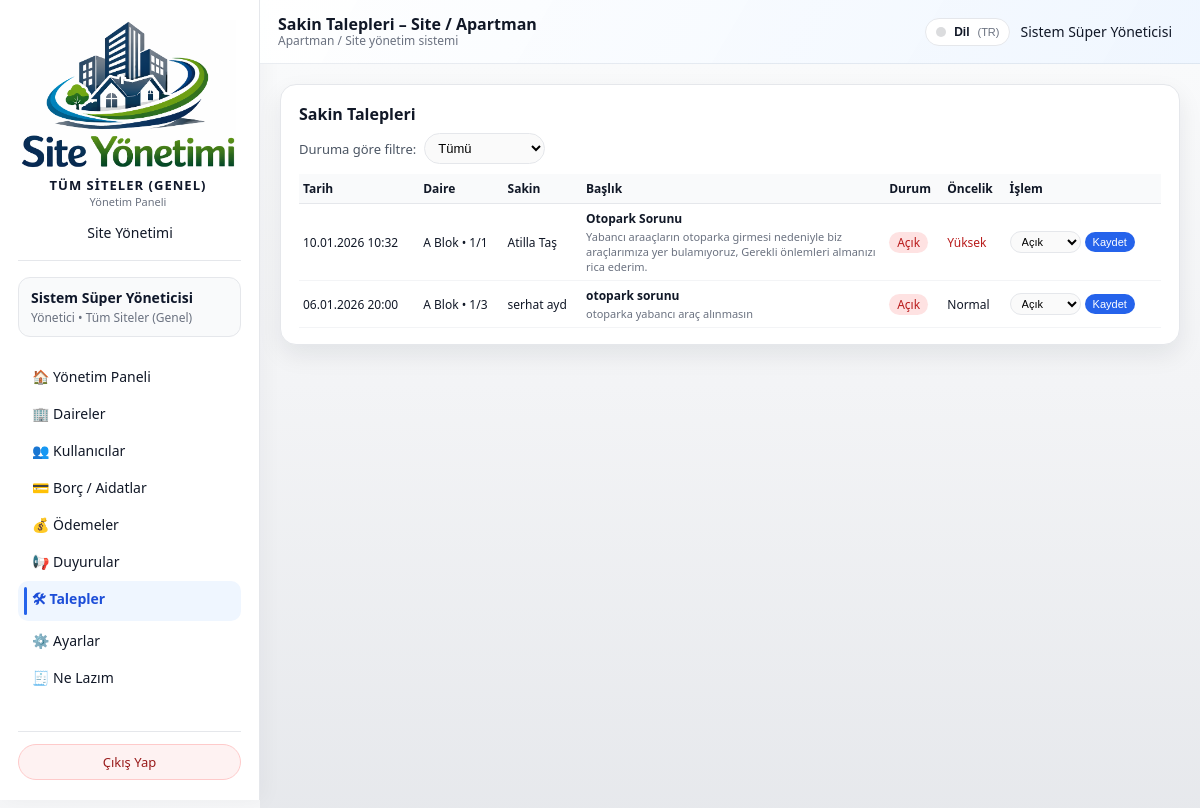
The page /admin/tickets (signed in) on the database as committed earlier.
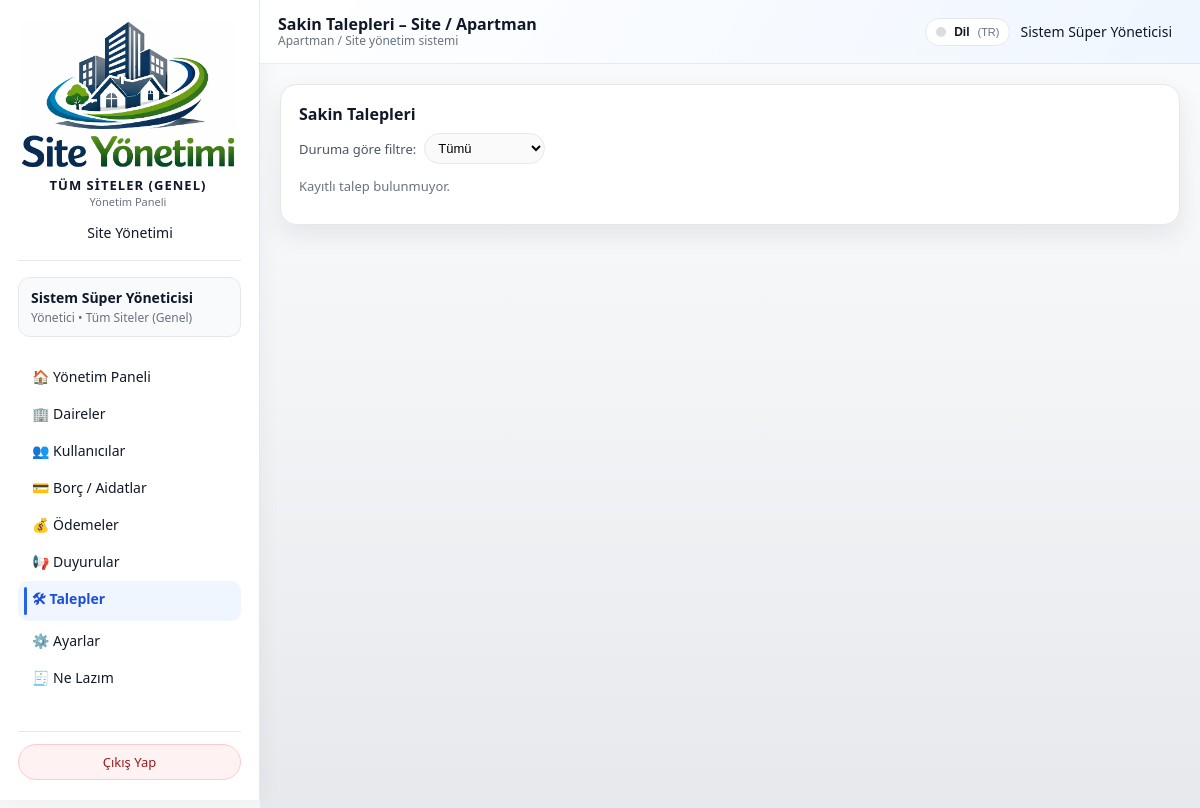
The same page on the database as committed later.
### models/user_model.py (models this page shows, shortened)
class User(db.Model):
    __tablename__ = "users"
    id = db.Column(db.Integer, primary_key=True)
    name = db.Column(db.String(120), nullable=False)
    email = db.Column(db.String(120), unique=True, nullable=False, index=True)
    phone = db.Column(db.String(32), nullable=True)
    password_hash = db.Column(db.String(255), nullable=False)
    role = db.Column(db.String(20), nullable=False, default="resident")
    site_id = db.Column(db.Integer, db.ForeignKey("sites.id"), nullable=True)
    apartment_id = db.Column(
        db.Integer,
        db.ForeignKey("apartments.id"),
        nullable=True,
    )
    is_active = db.Column(db.Boolean, default=True, nullable=False)

### models/ticket_model.py (models this page shows, shortened)
class Ticket(db.Model):
    __tablename__ = "tickets"
    id = db.Column(db.Integer, primary_key=True)
    site_id = db.Column(db.Integer, db.ForeignKey("sites.id"), nullable=False)
    apartment_id = db.Column(db.Integer, db.ForeignKey("apartments.id"), nullable=False)
    user_id = db.Column(db.Integer, db.ForeignKey("users.id"), nullable=False)
    title = db.Column(db.String(200), nullable=False)
    description = db.Column(db.Text, nullable=False)
    status = db.Column(db.String(20), nullable=False, default="open")
    priority = db.Column(db.String(20), nullable=False, default="normal")
    created_at = db.Column(db.DateTime, default=datetime.utcnow)
    updated_at = db.Column(
        db.DateTime, default=datetime.utcnow, onupdate=datetime.utcnow
    )
    closed_at = db.Column(db.DateTime, nullable=True)
    user = db.relationship("User", backref="tickets", lazy=True)

### models/apartment_model.py (models this page shows, shortened)
class Apartment(db.Model):
    __tablename__ = "apartments"
    id = db.Column(db.Integer, primary_key=True)
    site_id = db.Column(db.Integer, db.ForeignKey("sites.id"), nullable=False)
    block = db.Column(db.String(50), nullable=False)
    floor = db.Column(db.String(20), nullable=False)
    number = db.Column(db.String(20), nullable=False)
    area_m2 = db.Column(db.Float, nullable=True)
    owner_name = db.Column(db.String(120))
    owner_phone = db.Column(db.String(32))
    notes = db.Column(db.Text)
    users = db.relationship("User", backref="apartment", lazy="dynamic")
    bills = db.relationship("Bill", backref="apartment", lazy="dynamic")
    payments = db.relationship("Payment", backref="apartment", lazy="dynamic")
    tickets = db.relationship("Ticket", backref="apartment", lazy="dynamic")

### routes/admin_routes.py (the view)
@admin_bp.route("/tickets", methods=["GET"])
@admin_required
def manage_tickets():
    status_filter = (request.args.get("status") or "all").strip()
    admin_user = _get_current_admin()
    site_id = session.get("active_site_id") or (admin_user.site_id if admin_user else None)
    is_super = (admin_user and admin_user.role == "super_admin")
    global_mode = is_super and not site_id  # super_admin site seçmezse tüm siteler
    if not is_super and not site_id:
        flash("Talep listesi için bir siteye atanmış olmanız gerekiyor.", "error")
        return redirect(url_for("admin.dashboard"))
    tickets = []
    try:
        q = (
            db.session.query(Ticket, Apartment, User)
            .outerjoin(Apartment, Ticket.apartment_id == Apartment.id)
            .outerjoin(User, Ticket.user_id == User.id)
        )
        if not global_mode:
            q = q.filter(Ticket.site_id == site_id)
        if status_filter in ("open", "in_progress", "closed"):
            q = q.filter(Ticket.status == status_filter)
        tickets = q.order_by(Ticket.created_at.desc()).all()
    except SQLAlchemyError as exc:
        current_app.logger.exception("Talep listesi alınamadı: %s", exc)
        flash("Talep listesi alınırken bir hata oluştu.", "error")
    return render_template(
        "admin/talepler.html",
        tickets=tickets,
        status_filter=status_filter,
    )

### templates/admin/talepler.html (shortened to what this page needs)
{% extends "base.html" %}
{% set LANG = session.get('lang','tr') %}
{% macro tp(k) -%}
  {{ I18N_PAGE.get(LANG, I18N_PAGE['tr']).get(k, I18N_PAGE['tr'].get(k, k)) }}
{%- endmacro %}
{% block topbar_title %}
  {{ tp('topbar_title') }}
  {% if session.active_site_name %}
    – {{ session.active_site_name }}
  {% elif current_site_name %}
    – {{ current_site_name }}
  {% endif %}
{% endblock %}
{% block content %}
<div class="card">
  <h2 style="font-size:16px; margin-bottom:8px;">{{ tp('card_title') }}</h2>
  <form method="get" style="margin-bottom:10px; display:flex; flex-wrap:wrap; gap:8px; align-items:center;">
    <label for="status" style="font-size:13px; color:#4b5563;">{{ tp('filter_label') }}</label>
    <select
      id="status"
      name="status"
      onchange="this.form.submit()"
      style="padding:6px 9px; border-radius:999px; border:1px solid #e5e7eb; font-size:13px;">
      <option value="all" {% if status_filter == 'all' %}selected{% endif %}>{{ tp('filter_all') }}</option>
    </select>
  </form>
  {% if tickets %}
    <div style="width:100%; overflow-x:auto;">
      <table style="width:100%; border-collapse:collapse; font-size:12px;">
        <thead>
          <tr style="background:#f9fafb; border-bottom:1px solid #e5e7eb;">
            <th style="text-align:left; padding:6px 4px;">{{ tp('col_date') }}</th>
            <th style="text-align:left; padding:6px 4px;">{{ tp('col_apartment') }}</th>
            <th style="text-align:left; padding:6px 4px;">{{ tp('col_resident') }}</th>
            <th style="text-align:left; padding:6px 4px;">{{ tp('col_title') }}</th>
            <th style="text-align:left; padding:6px 4px;">{{ tp('col_status') }}</th>
            <th style="text-align:left; padding:6px 4px;">{{ tp('col_priority') }}</th>
            <th style="text-align:left; padding:6px 4px;">{{ tp('col_action') }}</th>
          </tr>
        </thead>
        <tbody>
          {% for t, apt, u in tickets %}
            <tr style="border-bottom:1px solid #f3f4f6;">
              <td style="padding:6px 4px; white-space:nowrap;">
                {% if t.created_at %}
                  {{ t.created_at.strftime('%d.%m.%Y %H:%M') }}
                {% else %}
                  {{ tp('dash') }}
                {% endif %}
              </td>
              <td style="padding:6px 4px; white-space:nowrap;">
                {% if apt %}
                  {{ apt.block }} Blok • {{ apt.floor }}/{{ apt.number }}
                {% else %}
                  <span style="color:#9ca3af;">{{ tp('apt_unspecified') }}</span>
                {% endif %}
              </td>
              <td style="padding:6px 4px; white-space:nowrap;">
                {% if u %}
                  {{ u.name }}
                {% else %}
                  <span style="color:#9ca3af;">{{ tp('dash') }}</span>
                {% endif %}
              </td>
              <td style="padding:6px 4px; max-width:260px;">
                <div style="font-weight:600; margin-bottom:2px;">
                  {{ t.title }}
                </div>
                <div style="font-size:11px; color:#6b7280; max-width:430px; white-space:normal; overflow:visible; word-break:break-word;">
                  {{ t.description }}
                </div>
              </td>
              <td style="padding:6px 4px; white-space:nowrap;">
                {% if t.status == 'closed' %}
                  <span style="padding:2px 8px; border-radius:999px; background:#dcfce7; color:#15803d;">{{ tp('status_closed') }}</span>
                {% elif t.status == 'in_progress' %}
                  <span style="padding:2px 8px; border-radius:999px; background:#fef9c3; color:#854d0e;">{{ tp('status_in_progress') }}</span>
                {% else %}
                  <span style="padding:2px 8px; border-radius:999px; background:#fee2e2; color:#b91c1c;">{{ tp('status_open') }}</span>
                {% endif %}
              </td>
              <td style="padding:6px 4px; white-space:nowrap;">
                {% if t.priority == 'high' %}
                  <span style="color:#b91c1c;">{{ tp('priority_high') }}</span>
                {% elif t.priority == 'low' %}
                  <span style="color:#15803d;">{{ tp('priority_low') }}</span>
                {% else %}
                  {{ tp('priority_normal') }}
                {% endif %}
              </td>
              <td style="padding:6px 4px; white-space:nowrap;">
                <form method="post"
                      action="{{ url_for('admin.update_ticket_status', ticket_id=t.id, status=status_filter) }}"
                      style="display:inline-flex; gap:4px; align-items:center;">
                  <select name="status"
                          style="padding:3px 7px; border-radius:999px; border:1px solid #e5e7eb; font-size:11px;">
                    <option value="open" {% if t.status == 'open' %}selected{% endif %}>{{ tp('select_open') }}</option>
                  </select>
                  <button type="submit"
                          style="padding:4px 8px; border-radius:999px; border:none; background:#2563eb; color:white; font-size:11px; cursor:pointer;">
                    {{ tp('btn_save') }}
                  </button>
                </form>
              </td>
            </tr>
          {% endfor %}
        </tbody>
      </table>
    </div>
  {% else %}
    <p style="font-size:13px; color:#6b7280;">
      {{ tp('empty') }}
    </p>
  {% endif %}
</div>
{% endblock %}

### templates/base.html (shortened to what this page needs)
<!doctype html>
<html lang="{{ session.get('lang','tr') }}">
<head>
  <link rel="stylesheet" href="{{ url_for('static', filename='css/app.css') }}">
</head>
<body class="{% block body_class %}{% endblock %}">
{% set LANG = session.get('lang','tr') %}
{% macro t(k) -%}
  {{ I18N.get(LANG, I18N['tr']).get(k, I18N['tr'].get(k, k)) }}
{%- endmacro %}
<div class="layout">
  <aside class="sidebar" id="sidebar">
    {% set _role = session.get("user_role") %}
    {% set _active_site = session.get("active_site_name") %}
    {% set site_name = session.get("active_site_name")
      or (current_site_name if current_site_name is defined and current_site_name else t('default_brand_name')) %}
    {% if _role == "super_admin" and not _active_site %}
      {% set site_name = t('all_sites_global') %}
    {% endif %}
    <div class="sidebar__header">
      <div class="sidebar__logo-wrapper">
        <img
          src="{{ url_for('static', filename='logo1.png') }}"
          alt="Logo"
          class="sidebar__logo-img"
          style="width:220px; height:150px; object-fit:contain;"
        >
        <div class="sidebar__brand-block">
          <div class="sidebar__brand-title">
            {{ site_name }}
          </div>
          <div class="sidebar__brand-subtitle">
            {{ t('panel_title') }}
          </div>
        </div>
        {% if session.get("user_role") == "super_admin" %}
          <a href="{{ url_for('admin.manage_sites', lang=LANG) }}" class="sidebar__link">
            {{ t('menu_site_mgmt') }}
          </a>
        {% endif %}
      </div>
    </div>
    <div class="sidebar__user">
      {% set user_name = session.get("user_name") %}
      {% set user_role = session.get("user_role") %}
      {% set active_site_name = session.get("active_site_name") %}
      {% set fallback_site_name = session.get("site_name", t('default_site_name')) %}
      {% if user_role == "super_admin" and not active_site_name %}
        {% set fallback_site_name = t('all_sites_global') %}
      {% endif %}
      <div class="sidebar__user-name">
        {% if user_name %}
          {{ user_name }}
        {% else %}
          {{ t('logged_in') }}
        {% endif %}
      </div>
      <div class="sidebar__user-role">
        {% if user_role in ["admin", "super_admin"] %}
          {{ t('role_admin_of') }} {{ active_site_name or fallback_site_name }}
        {% elif user_role == "resident" %}
          {{ t('role_resident_of') }} {{ active_site_name or fallback_site_name }}
        {% else %}
          {{ active_site_name or fallback_site_name }}
        {% endif %}
      </div>
    </div>
    <nav class="sidebar__nav">
      {% set endpoint = request.endpoint or "" %}
      {% if user_role in ["admin", "super_admin"] %}
        <a href="{{ url_for('admin.dashboard', lang=LANG) }}"
           class="sidebar__link {% if endpoint == 'admin.dashboard' %}sidebar__link--active{% endif %}">
          🏠 {{ t('menu_admin_dashboard') }}
        </a>
        <a href="{{ url_for('admin.manage_apartments', lang=LANG) }}"
           class="sidebar__link {% if endpoint == 'admin.manage_apartments' %}sidebar__link--active{% endif %}">
          🏢 {{ t('menu_apartments') }}
        </a>
        <a href="{{ url_for('admin.manage_users', lang=LANG) }}"
           class="sidebar__link {% if endpoint == 'admin.manage_users' %}sidebar__link--active{% endif %}">
          👥 {{ t('menu_users') }}
        </a>
        <a href="{{ url_for('admin.manage_bills', lang=LANG) }}"
           class="sidebar__link {% if endpoint == 'admin.manage_bills' or endpoint == 'admin.dues_summary' %}sidebar__link--active{% endif %}">
          💳 {{ t('menu_bills') }}
        </a>
        <a href="{{ url_for('admin.manage_payments', lang=LANG) }}"
           class="sidebar__link {% if endpoint == 'admin.manage_payments' %}sidebar__link--active{% endif %}">
          💰 {{ t('menu_payments') }}
        </a>
        <a href="{{ url_for('admin.manage_announcements', lang=LANG) }}"
           class="sidebar__link {% if endpoint == 'admin.manage_announcements' %}sidebar__link--active{% endif %}">
          📢 {{ t('menu_announcements') }}
        </a>
        <a href="{{ url_for('admin.manage_tickets', lang=LANG) }}"
           class="sidebar__link {% if endpoint == 'admin.manage_tickets' %}sidebar__link--active{% endif %}">
          🛠 {{ t('menu_tickets') }}
        </a>
        <a href="{{ url_for('admin.settings', lang=LANG) }}"
           class="sidebar__link {% if endpoint == 'admin.settings' %}sidebar__link--active{% endif %}">
          ⚙️ {{ t('menu_settings') }}
        </a>
        <a href="{{ url_for('admin.ne_lazim', lang=LANG) }}"
          class="sidebar__link {% if endpoint == 'admin.ne_lazim' %}sidebar__link--active{% endif %}">
          🧾 {{ t('menu_need_list') }}
        </a>
      {% else %}
        <a href="{{ url_for('admin.dashboard', lang=LANG) }}"
           class="sidebar__link {% if endpoint == 'admin.dashboard' %}sidebar__link--active{% endif %}">
          🏠 {{ t('menu_admin_dashboard') }}
        </a>
      {% endif %}
    </nav>
    <div class="sidebar__footer">
      <a href="{{ url_for('auth.logout', lang=LANG) }}" class="sidebar__logout-btn">
        {{ t('logout') }}
      </a>
    </div>
  </aside>
  <div class="main">
    <header class="topbar">
      <div>
        <div class="topbar__title">
          {% block topbar_title %}{{ t('panel_title') }}{% endblock %}
        </div>
        <div class="topbar__subtitle">
          {% if user_role == "admin" or (user_role == "super_admin" and active_site_name) %}
            {{ t('admin_view') }}
          {% elif user_role == "resident" %}
            {{ t('resident_view') }}
          {% else %}
            {{ t('system_view') }}
          {% endif %}
        </div>
      </div>
      <div class="topbar__user" style="display:flex; align-items:center; gap:10px;">
        <div class="lang-switch" id="langSwitch">
          <button type="button" class="lang-btn" id="langBtn" aria-haspopup="true" aria-expanded="false">
            <span class="lang-dot"></span>
            <span style="font-weight:600;">{{ t('language') }}</span>
            <span style="color:#6b7280; font-size:11px;">({{ LANG|upper }})</span>
          </button>
          {% set nxt = request.full_path %}
        </div>
        {% if user_name %}
          <span class="topbar__user-name">{{ user_name }}</span>
        {% endif %}
      </div>
    </header>
    <main class="content">
      {% block content %}{% endblock %}
    </main>
  </div>
</div>
</body>
</html>

Rows that differ between the two databases and show on the page:
removed Ticket: created_at "10.01.2026 10:32", block "A", floor "1", number "1", name "Atilla Taş", title "Otopark Sorunu", description "Yabancı araaçların otoparka girmesi nedeniyle biz araçlarımıza yer bulamıyoruz, Gerekli önlemleri almanızı rica ederim.", get "Açık Yüksek Kaydet", status "Açık"
removed Ticket: created_at "06.01.2026 20:00", block "A", floor "1", number "3", name "serhat ayd", title "otopark sorunu", description "otoparka yabancı araç alınmasın", get "Açık Normal Kaydet", status "Açık"
Other text that changed with them:
{{ I18N_PAGE.get(LANG, I18N_PAGE['tr']).get(k, I18N_PAGE['tr'].get(k, k)) }}: "Sakin Talepleri Sakin Talepleri Duruma göre filtre: Tarih Daire Sakin Başlık Durum Öncelik İşlem" → "Sakin Talepleri Sakin Talepleri Duruma göre filtre: Kayıtlı talep bulunmuyor."
